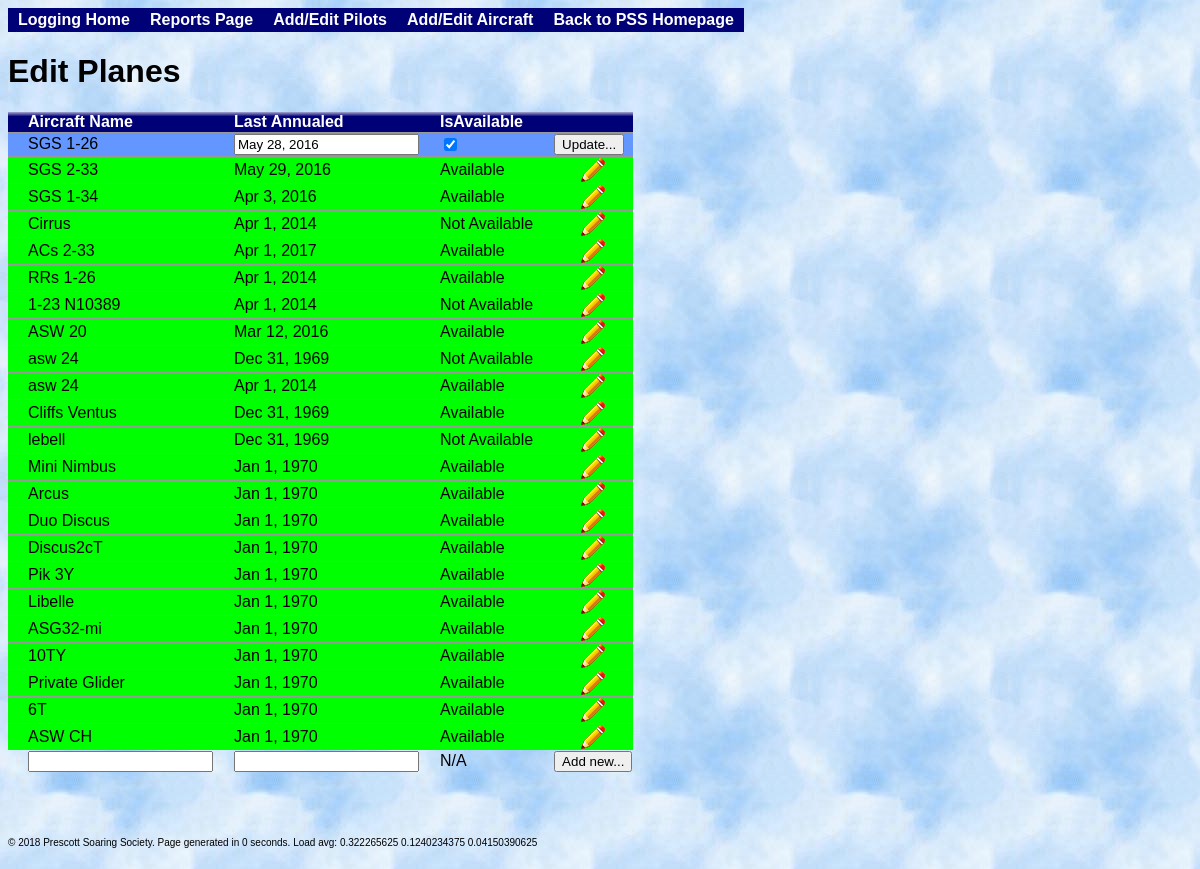
The page /index.php?addplanes&aircraftID=2&modified=1 on the database its author committed.
### tables this page shows
CREATE TABLE aircraft(ID INTEGER PRIMARY KEY NOT NULL, Name TEXT, LastAnnualed INTEGER, IsAvailable INTEGER DEFAULT 0);

### SoaringLogBase.php (called while the page is built, shortened)
<?php
    class SoaringLogBase {
        private static $instance;
        private $dbDir = 'sqlite:db.sqlite';
        private $aircraftTable = "aircraft";
        public $dbObj;
        public static function GetInstance() {
            if(!self::$instance) {
                self::$instance = new self();
            }
            return self::$instance;
        }
        public function OpenDatabase() {
            try {
                $this->dbObj = new PDO($this->dbDir) or die("Cannot open the database");
            }
            catch(Exception $e) {
                die("Oops, couldn't open the database :( $e");
            }
        }
        public function GetAircraftTable() {
            return $this->aircraftTable;
        }
        public function GetAircraft($showNotAvail = false) {
            if($showNotAvail)
                $query = "SELECT * FROM aircraft;";
            else
                $query = "SELECT * FROM aircraft WHERE IsAvailable='available' OR ID=0;";
            $result = $this->dbObj->query($query);
            $planes = array( );
            while($row = $result->fetch(PDO::FETCH_BOTH)) {
                $planes[$row['ID']] = $row['Name'];
            }
            return $planes;
        }
    }
?>

### addplanes.php (the view, shortened to what this page needs)
<h1>Edit Planes</h1>
<?php
include("SoaringLogBase.php");
$thisFile = "index.php?addplanes";
$logbase = SoaringLogBase::GetInstance();
$database = $logbase->dbObj;
$tableName = $logbase->GetAircraftTable();
$aircraftList = $logbase->GetAircraft(true);
$aircraftID = $_REQUEST["aircraftID"];
$modified = $_REQUEST["modified"];
$query = "SELECT * FROM $tableName;";
if($result = $database->query($query)) {
    echo("<table id=\"aircraftTable\" >");
    echo("<tr class=\"Head\"><td>Aircraft Name</td><td>Last Annualed</td><td>IsAvailable</td><td></td></tr>\n");
    while($row = $result->fetch(PDO::FETCH_BOTH)) {
        $editMe = 0;
        if($aircraftID == $row['ID'] && $modified) {
            $editMe = 1;
        }
        if($editMe) {
            echo("<tr id=\"row{$row['flightIndex']}\" class=\"IncompleteEntry\"><form id=\"form{$row['ID']}\" name=\"aircraftUpdate\" action=\"{$thisFile}\" method=\"POST\"> ");
        }
        else {
            echo("<tr class=\"CompleteEntry\">");
        }
        echo("<td>{$aircraftList[$row['ID']]}</td>");
        $storedLastAnnual = date("M j, Y", $row['LastAnnualed']);
        if($editMe) {
            echo("<td>");
            echo("<input type=\"text\" name=\"lastAnnualed\" value=\"$storedLastAnnual\" id=\"lastAnnual{$row['ID']}\"/>");
            echo "</td>";
        }
        else
            echo("<td>$storedLastAnnual</td>");
        $isAvailable = $row['IsAvailable'];
        if($editMe) {
            if($isAvailable)
                echo("<td><input type=\"checkbox\" checked=\"yes\" name=\"available\" value=\"available\"></td>");
            else
                echo("<td><input type=\"checkbox\" name=\"available\" value=\"available\"></td>");
        }
        else {
            if($isAvailable)
                echo("<td class=\"Inactive\">Available</td>");
            else
                echo("<td>Not Available</td>");
        }
        if($editMe) {
            echo "<td><input type=\"hidden\" name=\"aircraftID\" value=\"{$row['ID']}\"/><input type=\"submit\" value=\"Update...\" /></form>";
        }
        else {
            echo "<td><center><button name=\"modify\" class=\"modify\" onClick=\"window.location.href='{$thisFile}&aircraftID={$row['ID']}&modified=1'; \" />";
            echo "</center></td></tr>\n";
        }
    }
    echo "<tr><form name=\"aircraftList\" action=\"{$thisFile}\" method=\"POST\">\n";
    echo "<td><input type=\"text\" name=\"aircraftName\" /></td>\n";
    echo "<td><input type=\"text\" name=\"lastAnnualed\" /></td>\n";
    echo "<td>N/A</td>";
    echo "<td><input type=\"submit\" value=\"Add new...\" /></td>";
    echo "</form></tr>";
    echo("</table><br><br><br>");
}
else
    print("Failed to execute query!!!");
?>

### index.php (shortened to what this page needs)
<html>
<head>
<link rel="stylesheet" type="text/css" href="style.css" />
<link rel="stylesheet" type="text/css" media="all" href="jsDatePick_ltr.min.css" />
</head>
<body>
<div id="container">
    <div id="navbar">
        <ul>
        <li><a href="index.php">Logging Home</a></li>
        <li><a href="index.php?reports">Reports Page</a></li>
        <li><a href="index.php?addpilots">Add/Edit Pilots</a></li>
        <li><a href="index.php?addplanes">Add/Edit Aircraft</a></li>
        <li><a href="http://prescottsoaring.com">Back to PSS Homepage</a></li>
        </ul>
    </div>
    <div id="main">
        <?php
            $startTime = microtime(true);
            if(isset($_GET['reports'])) {
                include('reports.php');
            }
            else if(isset($_GET['addpilots'])) {
                include('addpilots.php');
            }
            else if(isset($_GET['addplanes'])) {
                include('addplanes.php');
            }
            else {
                include('home.php');
            }
        ?>
        <div class="spacer" />
    </div>
    <div id="footer">
        <?php
            $stopTime = microtime(true);
            $time = round($stopTime - $startTime, 4);
            $thisYear = date("Y");
            $load = sys_getloadavg();
            $oneMinLoad = $load[0];
            $fiveMinLoad = $load[1];
            $fifteenMinLoad = $load[2];
            print("&copy $thisYear Prescott Soaring Society.  ");
            print("Page generated in $time seconds. Load avg: $oneMinLoad $fiveMinLoad $fifteenMinLoad");
        ?>
    </div>
</div>
</body>
</html>

### style.css (style rules this page uses)
table, td, th { font-family: Verdana, Arial; font-size: 16px; border: 0px solid black; border-collapse:collapse; padding-left: 20px }
body { font-family: Verdana, Arial; font-size: 16px; background-image: url(img/Clouds.jpg); }
#container { width:auto; margin:0 auto; }
#navbar { width:auto; display:block; height:24px; }
#navbar ul, #navbar ul li { padding:0; margin:0; list-style:none; foat:left; }
#navbar a { color:#FFFFFF; font-weight:bold; }
#navbar li a:link, #navbar li a:visited { background:#000077; text-decoration:none; height:24px; line-height:24px; display:inline; float:left; width:auto; padding:0px 10px; }
#main { width:auto; display:block; }
div.spacer { clear:both; height:10px; display:block; }
#footer { width:auto; display:block; height:24px; font-size:10px; }
tr.IncompleteEntry { background-color: #6496FF; border-top: 1px solid #999999; }
tr.CompleteEntry { background-color: #00FF00; border-top: 1px solid #999999; }
th, tr.Head { color: #FFFFFF; background-color: #000077; background-image: url('img/grad_white.png'); background-position: 0px -3px; background-repeat: repeat-x; vertical-align: bottom; padding-left: 20px; padding-right: 3px; font-family: Verdana, Arial; font-size: 14px; font-weight: bold; }
button.modify { border: none; height: 24px; width: 24px; valign: center; background: transparent; background-image: url('img/modify.png'); background-position: center; }

### rows shown on the page
aircraft: ID "SGS 1-26", lastAnnualed "May 28, 2016"
aircraft: ID "SGS 2-33", LastAnnualed "May 29, 2016", IsAvailable "Available"
aircraft: ID "SGS 1-34", LastAnnualed "Apr 3, 2016", IsAvailable "Available"
aircraft: ID "Cirrus", LastAnnualed "Apr 1, 2014", IsAvailable "Not Available"
aircraft: ID "ACs 2-33", LastAnnualed "Apr 1, 2017", IsAvailable "Available"
aircraft: ID "RRs 1-26", LastAnnualed "Apr 1, 2014", IsAvailable "Available"
aircraft: ID "1-23 N10389", LastAnnualed "Apr 1, 2014", IsAvailable "Not Available"
aircraft: ID "ASW 20", LastAnnualed "Mar 12, 2016", IsAvailable "Available"
aircraft: ID "asw 24", LastAnnualed "Dec 31, 1969", IsAvailable "Not Available"
aircraft: ID "asw 24", LastAnnualed "Apr 1, 2014", IsAvailable "Available"
aircraft: ID "Cliffs Ventus", LastAnnualed "Dec 31, 1969", IsAvailable "Available"
aircraft: ID "lebell", LastAnnualed "Dec 31, 1969", IsAvailable "Not Available"
aircraft: ID "Mini Nimbus", LastAnnualed "Jan 1, 1970", IsAvailable "Available"
aircraft: ID "Arcus", LastAnnualed "Jan 1, 1970", IsAvailable "Available"
aircraft: ID "Duo Discus", LastAnnualed "Jan 1, 1970", IsAvailable "Available"
aircraft: ID "Discus2cT", LastAnnualed "Jan 1, 1970", IsAvailable "Available"
aircraft: ID "Pik 3Y", LastAnnualed "Jan 1, 1970", IsAvailable "Available"
aircraft: ID "Libelle", LastAnnualed "Jan 1, 1970", IsAvailable "Available"
aircraft: ID "ASG32-mi", LastAnnualed "Jan 1, 1970", IsAvailable "Available"
aircraft: ID "10TY", LastAnnualed "Jan 1, 1970", IsAvailable "Available"
aircraft: ID "Private Glider", LastAnnualed "Jan 1, 1970", IsAvailable "Available"
aircraft: ID "6T", LastAnnualed "Jan 1, 1970", IsAvailable "Available"
aircraft: ID "ASW CH", LastAnnualed "Jan 1, 1970", IsAvailable "Available"

### other values the page prints
$oneMinLoad "0.322265625"
$fiveMinLoad "0.1240234375"
$fifteenMinLoad "0.04150390625"
